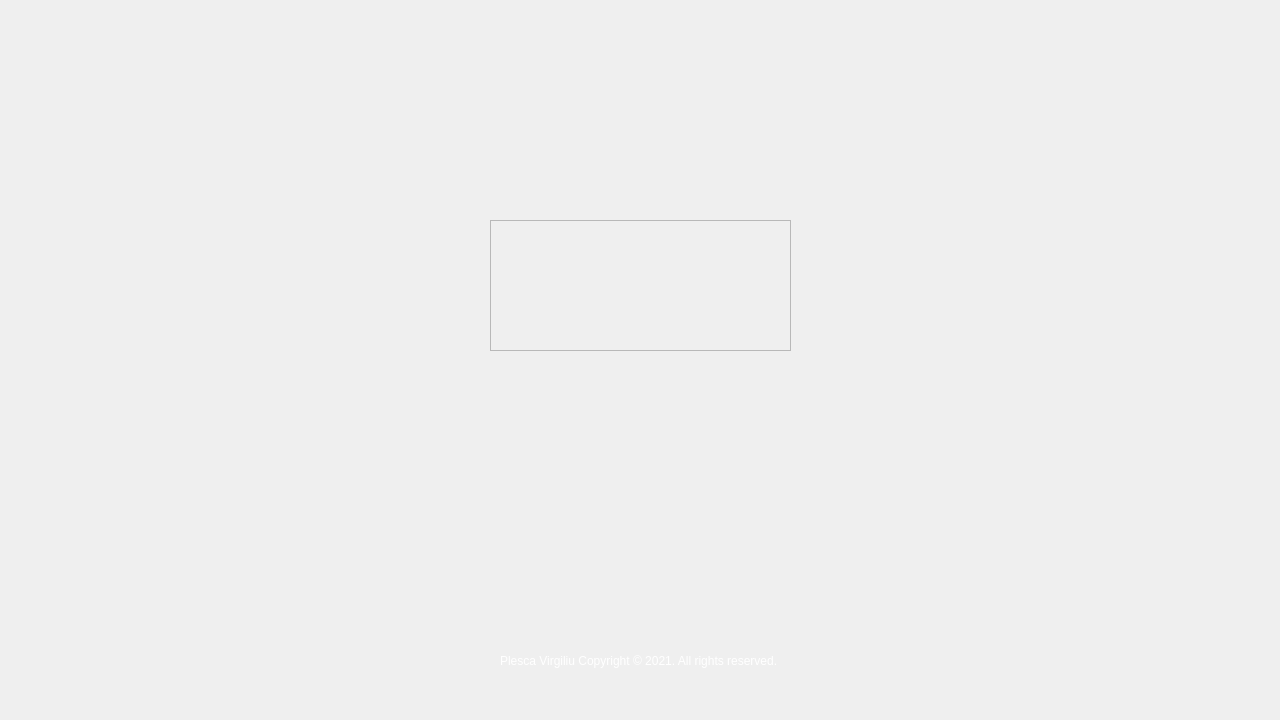
<?xml version="1.0" encoding="UTF-8"?>
<ui version="4.0">
 <class>MainWindow</class>
 <widget class="QMainWindow" name="MainWindow">
  <property name="enabled">
   <bool>true</bool>
  </property>
  <property name="geometry">
   <rect>
    <x>0</x>
    <y>0</y>
    <width>1280</width>
    <height>720</height>
   </rect>
  </property>
  <property name="windowTitle">
   <string>MainWindow</string>
  </property>
  <property name="styleSheet">
   <string notr="true">QWidget#centralwidget
{
	background-image: url(:/BGHD/BgHD.png);
}</string>
  </property>
  <widget class="QWidget" name="centralwidget">
   <widget class="QLabel" name="ComputerLb">
    <property name="geometry">
     <rect>
      <x>40</x>
      <y>100</y>
      <width>421</width>
      <height>311</height>
     </rect>
    </property>
    <property name="styleSheet">
     <string notr="true">image: url(:/Rock/questionMark.png);</string>
    </property>
    <property name="text">
     <string/>
    </property>
   </widget>
   <widget class="QLabel" name="PlayerLb">
    <property name="geometry">
     <rect>
      <x>810</x>
      <y>100</y>
      <width>421</width>
      <height>311</height>
     </rect>
    </property>
    <property name="styleSheet">
     <string notr="true">image: url(:/Rock/questionMark.png);</string>
    </property>
    <property name="text">
     <string/>
    </property>
   </widget>
   <widget class="QLabel" name="RezultatLb">
    <property name="geometry">
     <rect>
      <x>440</x>
      <y>120</y>
      <width>421</width>
      <height>51</height>
     </rect>
    </property>
    <property name="font">
     <font>
      <family>Open Sans</family>
      <pointsize>20</pointsize>
      <weight>75</weight>
      <bold>true</bold>
     </font>
    </property>
    <property name="styleSheet">
     <string notr="true">color: rgb(255, 255, 255);</string>
    </property>
    <property name="text">
     <string/>
    </property>
   </widget>
   <widget class="QFrame" name="CenterLb">
    <property name="geometry">
     <rect>
      <x>490</x>
      <y>220</y>
      <width>301</width>
      <height>131</height>
     </rect>
    </property>
    <property name="frameShape">
     <enum>QFrame::StyledPanel</enum>
    </property>
    <property name="frameShadow">
     <enum>QFrame::Raised</enum>
    </property>
   </widget>
   <widget class="QLabel" name="label_8">
    <property name="geometry">
     <rect>
      <x>500</x>
      <y>650</y>
      <width>311</width>
      <height>21</height>
     </rect>
    </property>
    <property name="styleSheet">
     <string notr="true">color: rgb(255, 255, 255);</string>
    </property>
    <property name="text">
     <string>Plesca Virgiliu Copyright © 2021. All rights reserved.</string>
    </property>
   </widget>
   <widget class="QPushButton" name="mainMenuBtn">
    <property name="geometry">
     <rect>
      <x>80</x>
      <y>560</y>
      <width>251</width>
      <height>81</height>
     </rect>
    </property>
    <property name="styleSheet">
     <string notr="true">border-radius: 20px;
image: url(:/mmenu/Mmenu.png);</string>
    </property>
    <property name="text">
     <string/>
    </property>
   </widget>
   <widget class="QPushButton" name="scrissorsBtn">
    <property name="geometry">
     <rect>
      <x>890</x>
      <y>510</y>
      <width>151</width>
      <height>131</height>
     </rect>
    </property>
    <property name="styleSheet">
     <string notr="true">border-radius: 20px;
image: url(:/Rock/scrissors.png);</string>
    </property>
    <property name="text">
     <string/>
    </property>
   </widget>
   <widget class="QPushButton" name="paperBtn">
    <property name="geometry">
     <rect>
      <x>1050</x>
      <y>510</y>
      <width>151</width>
      <height>131</height>
     </rect>
    </property>
    <property name="styleSheet">
     <string notr="true">border-radius: 20px;
image: url(:/Rock/paper.png);</string>
    </property>
    <property name="text">
     <string/>
    </property>
   </widget>
   <widget class="QPushButton" name="rockBtn">
    <property name="geometry">
     <rect>
      <x>730</x>
      <y>510</y>
      <width>151</width>
      <height>131</height>
     </rect>
    </property>
    <property name="styleSheet">
     <string notr="true">border-radius: 20px;
image: url(:/Rock/rockFinal.png);</string>
    </property>
    <property name="text">
     <string/>
    </property>
   </widget>
  </widget>
 </widget>
 <resources>
  <include location="img/BGHD.qrc"/>
  <include location="img/mmenu.qrc"/>
  <include location="img/GameButtons.qrc"/>
  <include location="img/quit.qrc"/>
  <include location="img/Start.qrc"/>
  <include location="img/Logo.qrc"/>
 </resources>
 <connections/>
</ui>
